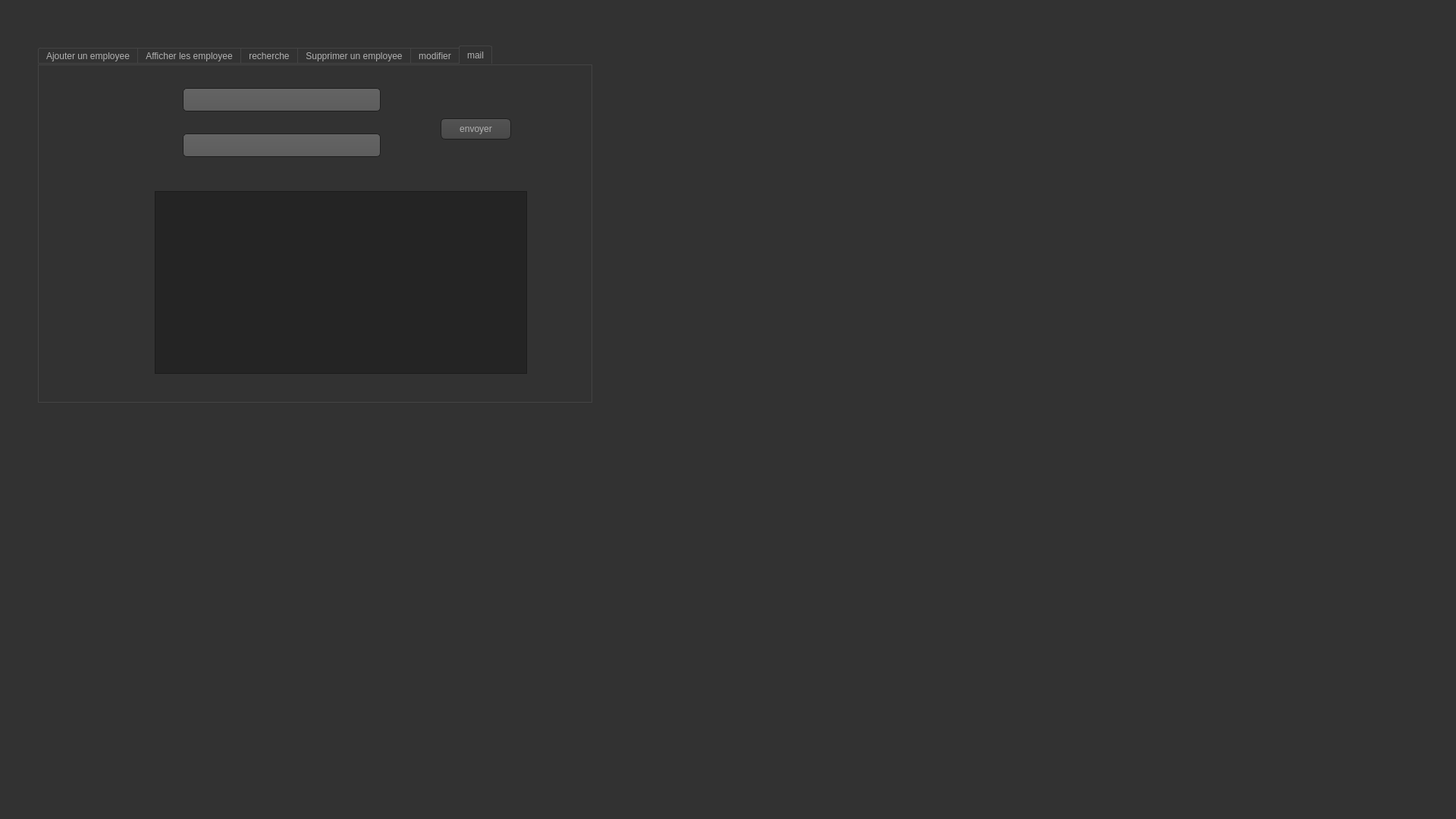
<?xml version="1.0" encoding="UTF-8"?>
<ui version="4.0">
 <class>Dialog</class>
 <widget class="QDialog" name="Dialog">
  <property name="geometry">
   <rect>
    <x>0</x>
    <y>0</y>
    <width>1920</width>
    <height>1080</height>
   </rect>
  </property>
  <property name="windowTitle">
   <string>Dialog</string>
  </property>
  <property name="styleSheet">
   <string notr="true">QToolTip
{
     border: 1px solid black;
     background-color: #ffa02f;
     padding: 1px;
     border-radius: 3px;
     opacity: 100;
}

QWidget
{
    color: #b1b1b1;
    background-color: #323232;
}

QWidget:item:hover
{
    background-color: QLinearGradient( x1: 0, y1: 0, x2: 0, y2: 1, stop: 0 #ffa02f, stop: 1 #ca0619);
    color: #000000;
}

QWidget:item:selected
{
    background-color: QLinearGradient( x1: 0, y1: 0, x2: 0, y2: 1, stop: 0 #ffa02f, stop: 1 #d7801a);
}

QMenuBar::item
{
    background: transparent;
}

QMenuBar::item:selected
{
    background: transparent;
    border: 1px solid #ffaa00;
}

QMenuBar::item:pressed
{
    background: #444;
    border: 1px solid #000;
    background-color: QLinearGradient(
        x1:0, y1:0,
        x2:0, y2:1,
        stop:1 #212121,
        stop:0.4 #343434/*,
        stop:0.2 #343434,
        stop:0.1 #ffaa00*/
    );
    margin-bottom:-1px;
    padding-bottom:1px;
}

QMenu
{
    border: 1px solid #000;
}

QMenu::item
{
    padding: 2px 20px 2px 20px;
}

QMenu::item:selected
{
    color: #000000;
}

QWidget:disabled
{
    color: #404040;
    background-color: #323232;
}

QAbstractItemView
{
    background-color: QLinearGradient( x1: 0, y1: 0, x2: 0, y2: 1, stop: 0 #4d4d4d, stop: 0.1 #646464, stop: 1 #5d5d5d);
}

QWidget:focus
{
    /*border: 2px solid QLinearGradient( x1: 0, y1: 0, x2: 0, y2: 1, stop: 0 #ffa02f, stop: 1 #d7801a);*/
}

QLineEdit
{
    background-color: QLinearGradient( x1: 0, y1: 0, x2: 0, y2: 1, stop: 0 #4d4d4d, stop: 0 #646464, stop: 1 #5d5d5d);
    padding: 1px;
    border-style: solid;
    border: 1px solid #1e1e1e;
    border-radius: 5;
}

QPushButton
{
    color: #b1b1b1;
    background-color: QLinearGradient( x1: 0, y1: 0, x2: 0, y2: 1, stop: 0 #565656, stop: 0.1 #525252, stop: 0.5 #4e4e4e, stop: 0.9 #4a4a4a, stop: 1 #464646);
    border-width: 1px;
    border-color: #1e1e1e;
    border-style: solid;
    border-radius: 6;
    padding: 3px;
    font-size: 12px;
    padding-left: 5px;
    padding-right: 5px;
}

QPushButton:pressed
{
    background-color: QLinearGradient( x1: 0, y1: 0, x2: 0, y2: 1, stop: 0 #2d2d2d, stop: 0.1 #2b2b2b, stop: 0.5 #292929, stop: 0.9 #282828, stop: 1 #252525);
}

QComboBox
{
    selection-background-color: #ffaa00;
    background-color: QLinearGradient( x1: 0, y1: 0, x2: 0, y2: 1, stop: 0 #565656, stop: 0.1 #525252, stop: 0.5 #4e4e4e, stop: 0.9 #4a4a4a, stop: 1 #464646);
    border-style: solid;
    border: 1px solid #1e1e1e;
    border-radius: 5;
}

QComboBox:hover,QPushButton:hover
{
    border: 2px solid QLinearGradient( x1: 0, y1: 0, x2: 0, y2: 1, stop: 0 #ffa02f, stop: 1 #d7801a);
}


QComboBox:on
{
    padding-top: 3px;
    padding-left: 4px;
    background-color: QLinearGradient( x1: 0, y1: 0, x2: 0, y2: 1, stop: 0 #2d2d2d, stop: 0.1 #2b2b2b, stop: 0.5 #292929, stop: 0.9 #282828, stop: 1 #252525);
    selection-background-color: #ffaa00;
}

QComboBox QAbstractItemView
{
    border: 2px solid darkgray;
    selection-background-color: QLinearGradient( x1: 0, y1: 0, x2: 0, y2: 1, stop: 0 #ffa02f, stop: 1 #d7801a);
}

QComboBox::drop-down
{
     subcontrol-origin: padding;
     subcontrol-position: top right;
     width: 15px;

     border-left-width: 0px;
     border-left-color: darkgray;
     border-left-style: solid; /* just a single line */
     border-top-right-radius: 3px; /* same radius as the QComboBox */
     border-bottom-right-radius: 3px;
 }

QComboBox::down-arrow
{
     image: url(:/down_arrow.png);
}

QGroupBox:focus
{
border: 2px solid QLinearGradient( x1: 0, y1: 0, x2: 0, y2: 1, stop: 0 #ffa02f, stop: 1 #d7801a);
}

QTextEdit:focus
{
    border: 2px solid QLinearGradient( x1: 0, y1: 0, x2: 0, y2: 1, stop: 0 #ffa02f, stop: 1 #d7801a);
}

QScrollBar:horizontal {
     border: 1px solid #222222;
     background: QLinearGradient( x1: 0, y1: 0, x2: 0, y2: 1, stop: 0.0 #121212, stop: 0.2 #282828, stop: 1 #484848);
     height: 7px;
     margin: 0px 16px 0 16px;
}

QScrollBar::handle:horizontal
{
      background: QLinearGradient( x1: 0, y1: 0, x2: 1, y2: 0, stop: 0 #ffa02f, stop: 0.5 #d7801a, stop: 1 #ffa02f);
      min-height: 20px;
      border-radius: 2px;
}

QScrollBar::add-line:horizontal {
      border: 1px solid #1b1b19;
      border-radius: 2px;
      background: QLinearGradient( x1: 0, y1: 0, x2: 1, y2: 0, stop: 0 #ffa02f, stop: 1 #d7801a);
      width: 14px;
      subcontrol-position: right;
      subcontrol-origin: margin;
}

QScrollBar::sub-line:horizontal {
      border: 1px solid #1b1b19;
      border-radius: 2px;
      background: QLinearGradient( x1: 0, y1: 0, x2: 1, y2: 0, stop: 0 #ffa02f, stop: 1 #d7801a);
      width: 14px;
     subcontrol-position: left;
     subcontrol-origin: margin;
}

QScrollBar::right-arrow:horizontal, QScrollBar::left-arrow:horizontal
{
      border: 1px solid black;
      width: 1px;
      height: 1px;
      background: white;
}

QScrollBar::add-page:horizontal, QScrollBar::sub-page:horizontal
{
      background: none;
}

QScrollBar:vertical
{
      background: QLinearGradient( x1: 0, y1: 0, x2: 1, y2: 0, stop: 0.0 #121212, stop: 0.2 #282828, stop: 1 #484848);
      width: 7px;
      margin: 16px 0 16px 0;
      border: 1px solid #222222;
}

QScrollBar::handle:vertical
{
      background: QLinearGradient( x1: 0, y1: 0, x2: 0, y2: 1, stop: 0 #ffa02f, stop: 0.5 #d7801a, stop: 1 #ffa02f);
      min-height: 20px;
      border-radius: 2px;
}

QScrollBar::add-line:vertical
{
      border: 1px solid #1b1b19;
      border-radius: 2px;
      background: QLinearGradient( x1: 0, y1: 0, x2: 0, y2: 1, stop: 0 #ffa02f, stop: 1 #d7801a);
      height: 14px;
      subcontrol-position: bottom;
      subcontrol-origin: margin;
}

QScrollBar::sub-line:vertical
{
      border: 1px solid #1b1b19;
      border-radius: 2px;
      background: QLinearGradient( x1: 0, y1: 0, x2: 0, y2: 1, stop: 0 #d7801a, stop: 1 #ffa02f);
      height: 14px;
      subcontrol-position: top;
      subcontrol-origin: margin;
}

QScrollBar::up-arrow:vertical, QScrollBar::down-arrow:vertical
{
      border: 1px solid black;
      width: 1px;
      height: 1px;
      background: white;
}


QScrollBar::add-page:vertical, QScrollBar::sub-page:vertical
{
      background: none;
}

QTextEdit
{
    background-color: #242424;
}

QPlainTextEdit
{
    background-color: #242424;
}

QHeaderView::section
{
    background-color: QLinearGradient(x1:0, y1:0, x2:0, y2:1, stop:0 #616161, stop: 0.5 #505050, stop: 0.6 #434343, stop:1 #656565);
    color: white;
    padding-left: 4px;
    border: 1px solid #6c6c6c;
}

QCheckBox:disabled
{
color: #414141;
}

QDockWidget::title
{
    text-align: center;
    spacing: 3px; /* spacing between items in the tool bar */
    background-color: QLinearGradient(x1:0, y1:0, x2:0, y2:1, stop:0 #323232, stop: 0.5 #242424, stop:1 #323232);
}

QDockWidget::close-button, QDockWidget::float-button
{
    text-align: center;
    spacing: 1px; /* spacing between items in the tool bar */
    background-color: QLinearGradient(x1:0, y1:0, x2:0, y2:1, stop:0 #323232, stop: 0.5 #242424, stop:1 #323232);
}

QDockWidget::close-button:hover, QDockWidget::float-button:hover
{
    background: #242424;
}

QDockWidget::close-button:pressed, QDockWidget::float-button:pressed
{
    padding: 1px -1px -1px 1px;
}

QMainWindow::separator
{
    background-color: QLinearGradient(x1:0, y1:0, x2:0, y2:1, stop:0 #161616, stop: 0.5 #151515, stop: 0.6 #212121, stop:1 #343434);
    color: white;
    padding-left: 4px;
    border: 1px solid #4c4c4c;
    spacing: 3px; /* spacing between items in the tool bar */
}

QMainWindow::separator:hover
{

    background-color: QLinearGradient(x1:0, y1:0, x2:0, y2:1, stop:0 #d7801a, stop:0.5 #b56c17 stop:1 #ffa02f);
    color: white;
    padding-left: 4px;
    border: 1px solid #6c6c6c;
    spacing: 3px; /* spacing between items in the tool bar */
}

QToolBar::handle
{
     spacing: 3px; /* spacing between items in the tool bar */
     background: url(:/images/handle.png);
}

QMenu::separator
{
    height: 2px;
    background-color: QLinearGradient(x1:0, y1:0, x2:0, y2:1, stop:0 #161616, stop: 0.5 #151515, stop: 0.6 #212121, stop:1 #343434);
    color: white;
    padding-left: 4px;
    margin-left: 10px;
    margin-right: 5px;
}

QProgressBar
{
    border: 2px solid grey;
    border-radius: 5px;
    text-align: center;
}

QProgressBar::chunk
{
    background-color: #d7801a;
    width: 2.15px;
    margin: 0.5px;
}

QTabBar::tab {
    color: #b1b1b1;
    border: 1px solid #444;
    border-bottom-style: none;
    background-color: #323232;
    padding-left: 10px;
    padding-right: 10px;
    padding-top: 3px;
    padding-bottom: 2px;
    margin-right: -1px;
}

QTabWidget::pane {
    border: 1px solid #444;
    top: 1px;
}

QTabBar::tab:last
{
    margin-right: 0; /* the last selected tab has nothing to overlap with on the right */
    border-top-right-radius: 3px;
}

QTabBar::tab:first:!selected
{
 margin-left: 0px; /* the last selected tab has nothing to overlap with on the right */


    border-top-left-radius: 3px;
}

QTabBar::tab:!selected
{
    color: #b1b1b1;
    border-bottom-style: solid;
    margin-top: 3px;
    background-color: QLinearGradient(x1:0, y1:0, x2:0, y2:1, stop:1 #212121, stop:.4 #343434);
}

QTabBar::tab:selected
{
    border-top-left-radius: 3px;
    border-top-right-radius: 3px;
    margin-bottom: 0px;
}

QTabBar::tab:!selected:hover
{
    /*border-top: 2px solid #ffaa00;
    padding-bottom: 3px;*/
    border-top-left-radius: 3px;
    border-top-right-radius: 3px;
    background-color: QLinearGradient(x1:0, y1:0, x2:0, y2:1, stop:1 #212121, stop:0.4 #343434, stop:0.2 #343434, stop:0.1 #ffaa00);
}

QRadioButton::indicator:checked, QRadioButton::indicator:unchecked{
    color: #b1b1b1;
    background-color: #323232;
    border: 1px solid #b1b1b1;
    border-radius: 6px;
}

QRadioButton::indicator:checked
{
    background-color: qradialgradient(
        cx: 0.5, cy: 0.5,
        fx: 0.5, fy: 0.5,
        radius: 1.0,
        stop: 0.25 #ffaa00,
        stop: 0.3 #323232
    );
}

QCheckBox::indicator{
    color: #b1b1b1;
    background-color: #323232;
    border: 1px solid #b1b1b1;
    width: 9px;
    height: 9px;
}

QRadioButton::indicator
{
    border-radius: 6px;
}

QRadioButton::indicator:hover, QCheckBox::indicator:hover
{
    border: 1px solid #ffaa00;
}

QCheckBox::indicator:checked
{
    image:url(:/images/checkbox.png);
}

QCheckBox::indicator:disabled, QRadioButton::indicator:disabled
{
    border: 1px solid #444;
}</string>
  </property>
  <widget class="QTabWidget" name="tabetudiant">
   <property name="geometry">
    <rect>
     <x>50</x>
     <y>60</y>
     <width>731</width>
     <height>471</height>
    </rect>
   </property>
   <property name="currentIndex">
    <number>5</number>
   </property>
   <widget class="QWidget" name="tabetudiant_3">
    <attribute name="title">
     <string>Ajouter un employee</string>
    </attribute>
    <widget class="QLabel" name="label_5">
     <property name="geometry">
      <rect>
       <x>20</x>
       <y>30</y>
       <width>61</width>
       <height>16</height>
      </rect>
     </property>
     <property name="text">
      <string>Identifiant</string>
     </property>
    </widget>
    <widget class="QLabel" name="label_6">
     <property name="geometry">
      <rect>
       <x>20</x>
       <y>90</y>
       <width>47</width>
       <height>13</height>
      </rect>
     </property>
     <property name="text">
      <string>Nom</string>
     </property>
    </widget>
    <widget class="QLabel" name="label_7">
     <property name="geometry">
      <rect>
       <x>20</x>
       <y>150</y>
       <width>47</width>
       <height>13</height>
      </rect>
     </property>
     <property name="text">
      <string>Prénom</string>
     </property>
    </widget>
    <widget class="QLineEdit" name="lineEdit_id_3">
     <property name="geometry">
      <rect>
       <x>130</x>
       <y>30</y>
       <width>113</width>
       <height>20</height>
      </rect>
     </property>
    </widget>
    <widget class="QLineEdit" name="lineEdit_nom_2">
     <property name="geometry">
      <rect>
       <x>130</x>
       <y>90</y>
       <width>113</width>
       <height>20</height>
      </rect>
     </property>
    </widget>
    <widget class="QPushButton" name="pb_ajouter_2">
     <property name="geometry">
      <rect>
       <x>600</x>
       <y>200</y>
       <width>75</width>
       <height>23</height>
      </rect>
     </property>
     <property name="text">
      <string>Ajouter</string>
     </property>
    </widget>
    <widget class="QLineEdit" name="lineEdit">
     <property name="geometry">
      <rect>
       <x>130</x>
       <y>150</y>
       <width>113</width>
       <height>22</height>
      </rect>
     </property>
    </widget>
    <widget class="QPushButton" name="pushButton">
     <property name="geometry">
      <rect>
       <x>600</x>
       <y>240</y>
       <width>93</width>
       <height>28</height>
      </rect>
     </property>
     <property name="text">
      <string>retour</string>
     </property>
    </widget>
    <widget class="QLabel" name="label_12">
     <property name="geometry">
      <rect>
       <x>20</x>
       <y>200</y>
       <width>47</width>
       <height>13</height>
      </rect>
     </property>
     <property name="text">
      <string>adresse</string>
     </property>
    </widget>
    <widget class="QLabel" name="label_13">
     <property name="geometry">
      <rect>
       <x>20</x>
       <y>240</y>
       <width>47</width>
       <height>13</height>
      </rect>
     </property>
     <property name="text">
      <string>cin</string>
     </property>
    </widget>
    <widget class="QLineEdit" name="lineEdit_3">
     <property name="geometry">
      <rect>
       <x>130</x>
       <y>200</y>
       <width>113</width>
       <height>22</height>
      </rect>
     </property>
    </widget>
    <widget class="QLineEdit" name="lineEdit_4">
     <property name="geometry">
      <rect>
       <x>130</x>
       <y>240</y>
       <width>113</width>
       <height>22</height>
      </rect>
     </property>
    </widget>
   </widget>
   <widget class="QWidget" name="tab_5">
    <attribute name="title">
     <string>Afficher les employee</string>
    </attribute>
    <widget class="QTableView" name="tabetudiant_2">
     <property name="geometry">
      <rect>
       <x>0</x>
       <y>0</y>
       <width>1000</width>
       <height>500</height>
      </rect>
     </property>
    </widget>
    <widget class="QPushButton" name="trie_id">
     <property name="geometry">
      <rect>
       <x>290</x>
       <y>240</y>
       <width>93</width>
       <height>28</height>
      </rect>
     </property>
     <property name="text">
      <string>tier par id</string>
     </property>
    </widget>
    <widget class="QPushButton" name="pushButton_2">
     <property name="geometry">
      <rect>
       <x>620</x>
       <y>240</y>
       <width>93</width>
       <height>28</height>
      </rect>
     </property>
     <property name="text">
      <string>retour</string>
     </property>
    </widget>
   </widget>
   <widget class="QWidget" name="tab">
    <attribute name="title">
     <string>recherche</string>
    </attribute>
    <widget class="QLineEdit" name="lineEdit_2">
     <property name="geometry">
      <rect>
       <x>130</x>
       <y>20</y>
       <width>113</width>
       <height>22</height>
      </rect>
     </property>
    </widget>
    <widget class="QTableView" name="tabetudiant_4">
     <property name="geometry">
      <rect>
       <x>40</x>
       <y>70</y>
       <width>341</width>
       <height>141</height>
      </rect>
     </property>
    </widget>
    <widget class="QPushButton" name="pushButton_3">
     <property name="geometry">
      <rect>
       <x>600</x>
       <y>240</y>
       <width>93</width>
       <height>28</height>
      </rect>
     </property>
     <property name="text">
      <string>retour</string>
     </property>
    </widget>
   </widget>
   <widget class="QWidget" name="tab_6">
    <attribute name="title">
     <string>Supprimer un employee</string>
    </attribute>
    <widget class="QLineEdit" name="lineEdit_id_supp">
     <property name="geometry">
      <rect>
       <x>140</x>
       <y>30</y>
       <width>113</width>
       <height>20</height>
      </rect>
     </property>
    </widget>
    <widget class="QLabel" name="label_8">
     <property name="geometry">
      <rect>
       <x>20</x>
       <y>30</y>
       <width>61</width>
       <height>16</height>
      </rect>
     </property>
     <property name="text">
      <string>Identifiant</string>
     </property>
    </widget>
    <widget class="QPushButton" name="pb_supprimer_2">
     <property name="geometry">
      <rect>
       <x>240</x>
       <y>140</y>
       <width>75</width>
       <height>23</height>
      </rect>
     </property>
     <property name="text">
      <string>Supprimer</string>
     </property>
    </widget>
   </widget>
   <widget class="QWidget" name="tab_2">
    <attribute name="title">
     <string>modifier</string>
    </attribute>
    <widget class="QLabel" name="label_9">
     <property name="geometry">
      <rect>
       <x>230</x>
       <y>60</y>
       <width>61</width>
       <height>16</height>
      </rect>
     </property>
     <property name="text">
      <string>Identifiant</string>
     </property>
    </widget>
    <widget class="QLabel" name="label_10">
     <property name="geometry">
      <rect>
       <x>240</x>
       <y>100</y>
       <width>47</width>
       <height>13</height>
      </rect>
     </property>
     <property name="text">
      <string>Nom</string>
     </property>
    </widget>
    <widget class="QLabel" name="label_11">
     <property name="geometry">
      <rect>
       <x>240</x>
       <y>140</y>
       <width>47</width>
       <height>13</height>
      </rect>
     </property>
     <property name="text">
      <string>Prénom</string>
     </property>
    </widget>
    <widget class="QLineEdit" name="lineEdit_id_4">
     <property name="geometry">
      <rect>
       <x>360</x>
       <y>100</y>
       <width>111</width>
       <height>21</height>
      </rect>
     </property>
    </widget>
    <widget class="QLineEdit" name="lineEdit_id_5">
     <property name="geometry">
      <rect>
       <x>360</x>
       <y>60</y>
       <width>113</width>
       <height>20</height>
      </rect>
     </property>
    </widget>
    <widget class="QLineEdit" name="lineEdit_id_6">
     <property name="geometry">
      <rect>
       <x>360</x>
       <y>140</y>
       <width>113</width>
       <height>20</height>
      </rect>
     </property>
    </widget>
    <widget class="QPushButton" name="modifier">
     <property name="geometry">
      <rect>
       <x>530</x>
       <y>220</y>
       <width>93</width>
       <height>28</height>
      </rect>
     </property>
     <property name="text">
      <string>modifier</string>
     </property>
    </widget>
    <widget class="QLabel" name="label_14">
     <property name="geometry">
      <rect>
       <x>240</x>
       <y>190</y>
       <width>47</width>
       <height>13</height>
      </rect>
     </property>
     <property name="text">
      <string>adresse</string>
     </property>
    </widget>
    <widget class="QLabel" name="label_15">
     <property name="geometry">
      <rect>
       <x>240</x>
       <y>230</y>
       <width>47</width>
       <height>13</height>
      </rect>
     </property>
     <property name="text">
      <string>cin</string>
     </property>
    </widget>
    <widget class="QLineEdit" name="lineEdit_id_7">
     <property name="geometry">
      <rect>
       <x>360</x>
       <y>190</y>
       <width>113</width>
       <height>20</height>
      </rect>
     </property>
    </widget>
    <widget class="QLineEdit" name="lineEdit_id_8">
     <property name="geometry">
      <rect>
       <x>360</x>
       <y>230</y>
       <width>113</width>
       <height>20</height>
      </rect>
     </property>
    </widget>
   </widget>
   <widget class="QWidget" name="tab_3">
    <attribute name="title">
     <string>mail</string>
    </attribute>
    <widget class="QLineEdit" name="rcpt">
     <property name="geometry">
      <rect>
       <x>190</x>
       <y>30</y>
       <width>261</width>
       <height>31</height>
      </rect>
     </property>
    </widget>
    <widget class="QLineEdit" name="subject">
     <property name="geometry">
      <rect>
       <x>190</x>
       <y>90</y>
       <width>261</width>
       <height>31</height>
      </rect>
     </property>
    </widget>
    <widget class="QTextEdit" name="msg">
     <property name="geometry">
      <rect>
       <x>153</x>
       <y>166</y>
       <width>491</width>
       <height>241</height>
      </rect>
     </property>
    </widget>
    <widget class="QPushButton" name="sendBtn">
     <property name="geometry">
      <rect>
       <x>530</x>
       <y>70</y>
       <width>93</width>
       <height>28</height>
      </rect>
     </property>
     <property name="text">
      <string>envoyer</string>
     </property>
    </widget>
   </widget>
  </widget>
 </widget>
 <resources/>
 <connections/>
</ui>
